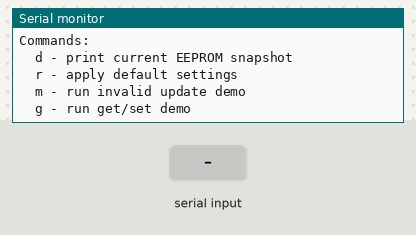
A sketch run on a simulated Arduino Nano, built with avr-gcc and run on an emulated ATmega328P. On the bench: the last lines printed to the serial monitor. The inputs (shaded band) are chosen by the test bench. EEPROM starts erased.

Above: at 2.0 s.
2.1 s: "d" received over Serial
At 2.17 s:
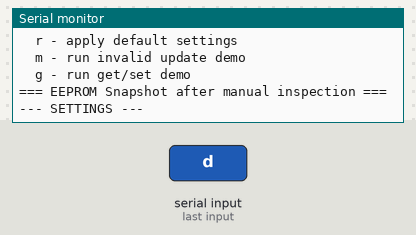
3.6 s: "r" received over Serial
At 3.72 s:
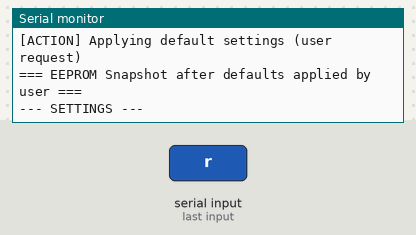
5.1 s: "m" received over Serial
At 5.95 s:
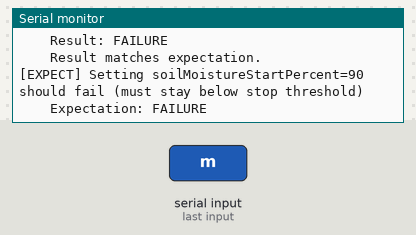
6.6 s: "g" received over Serial
At 6.66 s:
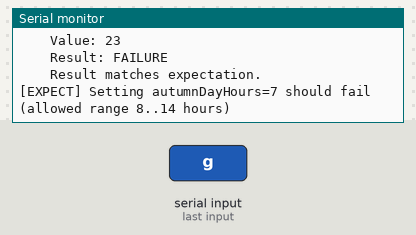
11.7 s: "G" received over Serial
At 13.97 s:
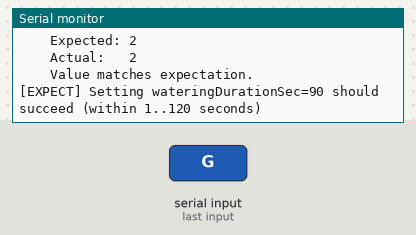
16.4 s: "D" received over Serial
Timing chart, 0 to 19.4 s (numbered marks = the images above; inputs shaded):
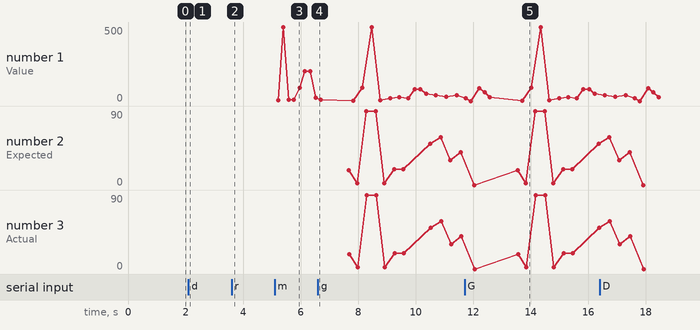

The sketch:

settings_test.ino
```cpp
/*
 * Settings Module Test
 *
 * Протестируйте модуль на Arduino Nano:
 * 1. Загрузите этот скетч.
 * 2. Откройте Serial Monitor (9600 baud).
 * 3. Используйте команды:
 *      d - вывести текущие настройки
 *      r - перезаписать EEPROM значениями по умолчанию
 *      m - попробовать установить некорректные значения
 *      g - демонстрация работы get()/set()
 */
#include <Arduino.h>
#include "settings.h"

namespace {

void printSettings() {
    Serial.println(F("--- SETTINGS ---"));

    Serial.print(F("systemMode: ")); Serial.println(Settings::Manager::get(Settings::Key::SystemMode));
    Serial.print(F("cycleLengthDays: ")); Serial.println(Settings::Manager::get(Settings::Key::CycleLengthDays));
    Serial.print(F("germinationLengthDays: ")); Serial.println(Settings::Manager::get(Settings::Key::GerminationLengthDays));
    Serial.print(F("springLengthDays: ")); Serial.println(Settings::Manager::get(Settings::Key::SpringLengthDays));
    Serial.print(F("summerLengthDays: ")); Serial.println(Settings::Manager::get(Settings::Key::SummerLengthDays));
    Serial.print(F("autumnLengthDays: ")); Serial.println(Settings::Manager::get(Settings::Key::AutumnLengthDays));
    Serial.print(F("springDayHours: ")); Serial.println(Settings::Manager::get(Settings::Key::SpringDayHours));
    Serial.print(F("summerDayHours: ")); Serial.println(Settings::Manager::get(Settings::Key::SummerDayHours));
    Serial.print(F("autumnDayHours: ")); Serial.println(Settings::Manager::get(Settings::Key::AutumnDayHours));

    Serial.print(F("wateringDurationSec: ")); Serial.println(Settings::Manager::get(Settings::Key::WateringDurationSec));
    Serial.print(F("wateringPauseSec: ")); Serial.println(Settings::Manager::get(Settings::Key::WateringPauseSec));
    Serial.print(F("wateringMaxAttempts: ")); Serial.println(Settings::Manager::get(Settings::Key::WateringMaxAttempts));

    Serial.print(F("soilMoistureStartPercent: ")); Serial.println(Settings::Manager::get(Settings::Key::SoilMoistureStartPercent));
    Serial.print(F("soilMoistureStopPercent: ")); Serial.println(Settings::Manager::get(Settings::Key::SoilMoistureStopPercent));
    Serial.print(F("trainingMoisturePercent: ")); Serial.println(Settings::Manager::get(Settings::Key::TrainingMoisturePercent));

    Serial.print(F("cleaningDurationSec: ")); Serial.println(Settings::Manager::get(Settings::Key::CleaningDurationSec));
    Serial.print(F("cleaningCycles: ")); Serial.println(Settings::Manager::get(Settings::Key::CleaningCycles));
    Serial.print(F("cleaningPauseSec: ")); Serial.println(Settings::Manager::get(Settings::Key::CleaningPauseSec));

    Serial.print(F("sensorCheckPeriodSec: ")); Serial.println(Settings::Manager::get(Settings::Key::SensorCheckPeriodSec));

    Serial.print(F("soilCalibrationDry: ")); Serial.println(Settings::Manager::get(Settings::Key::SoilCalibrationDry));
    Serial.print(F("soilCalibrationWet: ")); Serial.println(Settings::Manager::get(Settings::Key::SoilCalibrationWet));

    Serial.print(F("rtcInitTimeSec: ")); Serial.println(Settings::Manager::get(Settings::Key::RtcInitTimeSec));
    Serial.print(F("flags: ")); Serial.println(Settings::Manager::get(Settings::Key::Flags));

    Serial.println(F("-----------------"));
}

void applyDefaultSettings() {
    const Settings::Data& defaults = Settings::DEFAULT_DATA;

    Settings::Manager::set(Settings::Key::GerminationLengthDays, defaults.germinationLengthDays);
    Settings::Manager::set(Settings::Key::SpringLengthDays, defaults.springLengthDays);
    Settings::Manager::set(Settings::Key::SummerLengthDays, defaults.summerLengthDays);
    Settings::Manager::set(Settings::Key::AutumnLengthDays, defaults.autumnLengthDays);
    Settings::Manager::set(Settings::Key::SpringDayHours, defaults.springDayHours);
    Settings::Manager::set(Settings::Key::SummerDayHours, defaults.summerDayHours);
    Settings::Manager::set(Settings::Key::AutumnDayHours, defaults.autumnDayHours);
    Settings::Manager::set(Settings::Key::WateringDurationSec, defaults.wateringDurationSec);
    Settings::Manager::set(Settings::Key::WateringPauseSec, defaults.wateringPauseSec);
    Settings::Manager::set(Settings::Key::WateringMaxAttempts, defaults.wateringMaxAttempts);
    Settings::Manager::set(Settings::Key::SoilMoistureStartPercent, defaults.soilMoistureStartPercent);
    Settings::Manager::set(Settings::Key::SoilMoistureStopPercent, defaults.soilMoistureStopPercent);
    Settings::Manager::set(Settings::Key::TrainingMoisturePercent, defaults.trainingMoisturePercent);
    Settings::Manager::set(Settings::Key::CleaningDurationSec, defaults.cleaningDurationSec);
    Settings::Manager::set(Settings::Key::CleaningCycles, defaults.cleaningCycles);
    Settings::Manager::set(Settings::Key::CleaningPauseSec, defaults.cleaningPauseSec);
    Settings::Manager::set(Settings::Key::SensorCheckPeriodSec, defaults.sensorCheckPeriodSec);
    Settings::Manager::set(Settings::Key::SoilCalibrationDry, defaults.soilCalibrationDry);
    Settings::Manager::set(Settings::Key::SoilCalibrationWet, defaults.soilCalibrationWet);
    Settings::Manager::set(Settings::Key::RtcInitTimeSec, defaults.rtcInitTimeSec);
    Settings::Manager::set(Settings::Key::Flags, defaults.flags);
    Settings::Manager::set(Settings::Key::SystemMode, defaults.systemMode);
}

void printMenu() {
    Serial.println();
    Serial.println(F("Commands:"));
    Serial.println(F("  d - print current EEPROM snapshot"));
    Serial.println(F("  r - apply default settings"));
    Serial.println(F("  m - run invalid update demo"));
    Serial.println(F("  g - run get/set demo"));
    Serial.println();
}

void printSummary(const __FlashStringHelper* context) {
    Serial.println();
    Serial.print(F("=== EEPROM Snapshot after "));
    Serial.print(context);
    Serial.println(F(" ==="));
    printSettings();
}

void expectSet(Settings::Key key, uint32_t value, bool expectSuccess, const __FlashStringHelper* rationale) {
    Serial.println(rationale);
    Serial.print(F("    Expectation: "));
    Serial.println(expectSuccess ? F("SUCCESS") : F("FAILURE"));
    Serial.print(F("    Value: "));
    Serial.println(value);

    bool ok = Settings::Manager::set(key, value);
    Serial.print(F("    Result: "));
    Serial.println(ok ? F("SUCCESS") : F("FAILURE"));
    Serial.println(ok == expectSuccess
        ? F("    Result matches expectation.")
        : F("    RESULT DOES NOT MATCH EXPECTATION!"));
    Serial.println();
}

void expectValue(Settings::Key key, uint32_t expected, const __FlashStringHelper* rationale) {
    Serial.println(rationale);
    uint32_t actual = Settings::Manager::get(key);
    Serial.print(F("    Expected: "));
    Serial.println(expected);
    Serial.print(F("    Actual:   "));
    Serial.println(actual);
    Serial.println(actual == expected
        ? F("    Value matches expectation.")
        : F("    VALUE DOES NOT MATCH EXPECTATION!"));
    Serial.println();
}

void demoInvalidUpdates() {
    Serial.println(F("--- Invalid updates ---"));

    expectSet(Settings::Key::SystemMode,
              4,
              false,
              F("[EXPECT] Setting systemMode=4 should fail (allowed values 0..3)"));

    expectSet(Settings::Key::WateringDurationSec,
              500,
              false,
              F("[EXPECT] Setting wateringDurationSec=500 should fail (exceeds 120-second limit)"));

    expectSet(Settings::Key::WateringPauseSec,
              10,
              false,
              F("[EXPECT] Setting wateringPauseSec=10 should fail (below 60-second minimum)"));

    expectSet(Settings::Key::GerminationLengthDays,
              8,
              false,
              F("[EXPECT] Setting germinationLengthDays=8 should fail (allowed range 3..7 days)"));

    expectSet(Settings::Key::SoilMoistureStartPercent,
              90,
              false,
              F("[EXPECT] Setting soilMoistureStartPercent=90 should fail (must stay below stop threshold)"));

    expectSet(Settings::Key::SpringLengthDays,
              200,
              false,
              F("[EXPECT] Setting springLengthDays=200 should fail (cycle would exceed 200 days)"));

    expectSet(Settings::Key::AutumnLengthDays,
              201,
              false,
              F("[EXPECT] Setting autumnLengthDays=201 should fail (constrains cycle to <=200 days)"));

    expectSet(Settings::Key::SpringDayHours,
              23,
              false,
              F("[EXPECT] Setting springDayHours=23 should fail (allowed range 19..22 hours)"));

    expectSet(Settings::Key::AutumnDayHours,
              7,
              false,
              F("[EXPECT] Setting autumnDayHours=7 should fail (allowed range 8..14 hours)"));

    Serial.println(F("--- End invalid updates ---"));
    printSummary(F("invalid update demo"));
}

void demoGetSet() {
    Serial.println(F("--- Testing get/set ---"));

    uint32_t originalMode = Settings::Manager::get(Settings::Key::SystemMode);
    uint32_t originalWatering = Settings::Manager::get(Settings::Key::WateringDurationSec);
    uint32_t originalStop = Settings::Manager::get(Settings::Key::SoilMoistureStopPercent);
    uint32_t originalStart = Settings::Manager::get(Settings::Key::SoilMoistureStartPercent);
    uint32_t originalTraining = Settings::Manager::get(Settings::Key::TrainingMoisturePercent);
    uint32_t originalSpringDayHours = Settings::Manager::get(Settings::Key::SpringDayHours);

    expectValue(Settings::Key::WateringDurationSec,
                originalWatering,
                F("[VERIFY] Initial wateringDurationSec snapshot before modifications"));

    expectSet(Settings::Key::SystemMode,
              static_cast<uint32_t>(Settings::SystemMode::Summer),
              true,
              F("[EXPECT] Setting systemMode=Summer should succeed"));
    expectValue(Settings::Key::SystemMode,
                static_cast<uint32_t>(Settings::SystemMode::Summer),
                F("[VERIFY] systemMode should equal Summer after valid update"));

    expectSet(Settings::Key::WateringDurationSec,
              90,
              true,
              F("[EXPECT] Setting wateringDurationSec=90 should succeed (within 1..120 seconds)"));
    expectValue(Settings::Key::WateringDurationSec,
                90,
                F("[VERIFY] wateringDurationSec should update to 90 after valid set"));

    expectSet(Settings::Key::WateringDurationSec,
              500,
              false,
              F("[EXPECT] Setting wateringDurationSec=500 should fail (exceeds allowed upper bound)"));
    expectValue(Settings::Key::WateringDurationSec,
                90,
                F("[VERIFY] wateringDurationSec remains 90 after invalid attempt"));

    expectSet(Settings::Key::SystemMode,
              5,
              false,
              F("[EXPECT] Setting systemMode=5 should fail (out of range)"));
    expectValue(Settings::Key::SystemMode,
                static_cast<uint32_t>(Settings::SystemMode::Summer),
                F("[VERIFY] systemMode remains Summer after invalid attempt"));

    Serial.println(F("Adjusting seasonal day hours..."));
    expectSet(Settings::Key::SpringDayHours,
              19,
              true,
              F("[EXPECT] Setting springDayHours=19 should succeed (within 19..22 hour range)"));
    expectValue(Settings::Key::SpringDayHours,
                19,
                F("[VERIFY] springDayHours should equal 19 after valid update"));

    expectSet(Settings::Key::SpringDayHours,
              25,
              false,
              F("[EXPECT] Setting springDayHours=25 should fail (above maximum 22 hours)"));
    expectValue(Settings::Key::SpringDayHours,
                19,
                F("[VERIFY] springDayHours stays at 19 after invalid attempt"));

    expectSet(Settings::Key::SpringDayHours,
              originalSpringDayHours,
              true,
              F("[EXPECT] Restoring springDayHours to original value should succeed"));

    Serial.println(F("Testing soil moisture thresholds..."));
    expectSet(Settings::Key::SoilMoistureStopPercent,
              80,
              true,
              F("[EXPECT] Setting soilMoistureStopPercent=80 should succeed (within 0..100 range)"));

    expectSet(Settings::Key::TrainingMoisturePercent,
              81,
              false,
              F("[EXPECT] Setting trainingMoisturePercent=81 should fail (must stay below stop threshold 80)"));

    expectSet(Settings::Key::TrainingMoisturePercent,
              50,
              true,
              F("[EXPECT] Setting trainingMoisturePercent=50 should succeed (below start and stop thresholds)"));
    expectValue(Settings::Key::TrainingMoisturePercent,
                50,
                F("[VERIFY] trainingMoisturePercent stored value should now be 50"));

    expectSet(Settings::Key::SoilMoistureStartPercent,
              40,
              false,
              F("[EXPECT] Setting soilMoistureStartPercent=40 should fail because training=50 must remain below start"));
    expectValue(Settings::Key::SoilMoistureStartPercent,
                originalStart,
                F("[VERIFY] soilMoistureStartPercent remains at original value after invalid attempt"));

    expectSet(Settings::Key::TrainingMoisturePercent,
              30,
              true,
              F("[EXPECT] Lowering trainingMoisturePercent to 30 should succeed (still below start/stop thresholds)"));
    expectValue(Settings::Key::TrainingMoisturePercent,
                30,
                F("[VERIFY] trainingMoisturePercent stored value should now be 30"));

    expectSet(Settings::Key::SoilMoistureStartPercent,
              40,
              true,
              F("[EXPECT] With training=30, setting soilMoistureStartPercent=40 should succeed (start < stop and training < start)"));
    expectValue(Settings::Key::SoilMoistureStartPercent,
                40,
                F("[VERIFY] soilMoistureStartPercent stored value should now be 40"));

    expectSet(Settings::Key::WateringDurationSec,
              originalWatering,
              true,
              F("[EXPECT] Restoring wateringDurationSec to original value should succeed"));

    expectSet(Settings::Key::SystemMode,
              originalMode,
              true,
              F("[EXPECT] Restoring systemMode to original value should succeed"));
    expectValue(Settings::Key::SystemMode,
                originalMode,
                F("[VERIFY] systemMode restored to original value"));

    expectSet(Settings::Key::SoilMoistureStopPercent,
              originalStop,
              true,
              F("[EXPECT] Restoring soilMoistureStopPercent to original value should succeed"));

    expectSet(Settings::Key::SoilMoistureStartPercent,
              originalStart,
              true,
              F("[EXPECT] Restoring soilMoistureStartPercent to original value should succeed"));

    expectSet(Settings::Key::TrainingMoisturePercent,
              originalTraining,
              true,
              F("[EXPECT] Restoring trainingMoisturePercent to original value should succeed"));

    Serial.println(F("--- End get/set test ---"));
    printSummary(F("get/set demo"));
}

} // namespace

void setup() {
    Serial.begin(9600);
    while (!Serial) { /* wait for USB */ }

    Serial.println(F("=== Settings Module Test ==="));
    Serial.println(F("EEPROM retains previous values. Use 'r' to apply defaults when required."));

    printSummary(F("initial power-up"));
    printMenu();
}

void loop() {
    if (Serial.available()) {
        char cmd = static_cast<char>(Serial.read());
        bool handled = true;
        switch (cmd) {
            case 'd':
            case 'D':
                printSummary(F("manual inspection"));
                break;
            case 'r':
            case 'R':
                Serial.println(F("[ACTION] Applying default settings (user request)"));
                applyDefaultSettings();
                printSummary(F("defaults applied by user"));
                break;
            case 'm':
            case 'M':
                demoInvalidUpdates();
                break;
            case 'g':
            case 'G':
                demoGetSet();
                break;
            default:
                handled = false;
                break;
        }

        if (handled) {
            printMenu();
        }
    }
}
```

settings.h
```cpp
/*
 * Settings module API (Этап 4.2)
 *
 * Предоставляет функции загрузки, сохранения и валидации настроек,
 * сохранённых в EEPROM. Формат данных описан в settings_data.h.
 */

#pragma once

#include "settings_data.h"

namespace Settings {

// Количество байт, занимаемых блоком настроек в EEPROM
inline constexpr size_t STORAGE_SIZE = sizeof(Block);

/**
 * Идентификаторы отдельных настроек (используются геттерами/сеттерами).
 */
enum class Key : uint8_t {
    SystemMode,
    CycleLengthDays,
    GerminationLengthDays,
    SpringLengthDays,
    SummerLengthDays,
    AutumnLengthDays,
    SpringDayHours,
    SummerDayHours,
    AutumnDayHours,
    WateringDurationSec,
    WateringPauseSec,
    SoilMoistureStartPercent,
    SoilMoistureStopPercent,
    WateringMaxAttempts,
    TrainingMoisturePercent,
    CleaningDurationSec,
    CleaningCycles,
    CleaningPauseSec,
    SensorCheckPeriodSec,
    SoilCalibrationDry,
    SoilCalibrationWet,
    RtcInitTimeSec,
    Flags
};

/**
 * Класс-менеджер настроек. Использует статические методы и внутренний кэш,
 * чтобы избежать необходимости создавать объект в пользовательском коде.
 */
class Manager {
public:
    // Запрещаем создание экземпляров
    Manager() = delete;

    /** Получает значение отдельной настройки. */
    static uint32_t get(Key key);

    /** Устанавливает значение отдельной настройки. */
    static bool set(Key key, uint32_t value);

private:
    static constexpr uint32_t RTC_MAX_SECONDS = 3155760000UL;
    static void _ensureCacheLoaded();
    static bool _loadFromStorage();
    static void _storeToStorage();
    static void _makeBlockFromData();
    static void _readBlock();
    static void _writeBlock();
    static uint16_t _crc16(const uint8_t* buffer, size_t length);
    static bool _validateValue(Key key, uint32_t value);
    static bool _validateAll();

    // Статические данные
    static constexpr int EEPROM_ADDRESS = 0;
    static constexpr unsigned long MAX_IRRIGATION_TOTAL_SEC = 23UL * 3600UL;
    static Block _block;
    static bool _cacheLoaded;
};

} // namespace Settings
```

Source omitted: settings.cpp (14122 bytes), settings_data.h (4950 bytes)

Measured:
- after the input at 2.1 s, the serial monitor: prints a new line at once (image 1)
- after the input at 3.6 s, the serial monitor: prints a new line at once (image 2)
- after the input at 5.1 s, the serial monitor: prints a new line at once (image 3)
- plotted number 1: 23 → 40 after the input at 6.6 s
